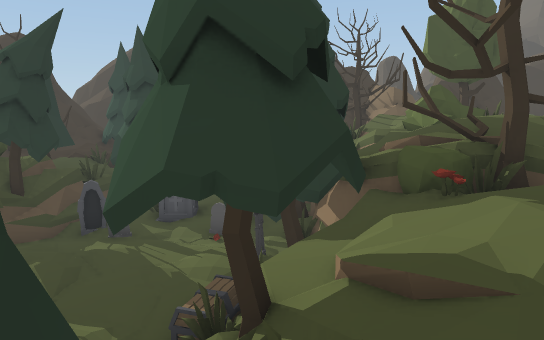
[1] (above)

24 first-person views from a walk through a scene from a Unity 3-D project. The camera is 1.4 m above the floor, tilts 8° down and sees 70° across. The floor is counted in squares, 1 m on a side. Each view is taken from the middle of a square. On the plan, view 1 faces up. The plan holds only what a view shows up to about 16 squares ahead; the rest is blank. The place goes on beyond the plan. The player character is not drawn.

[2]
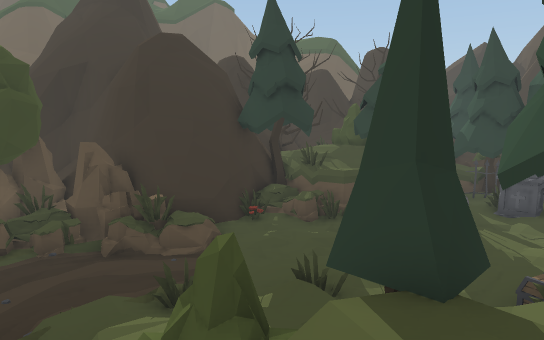

[3]
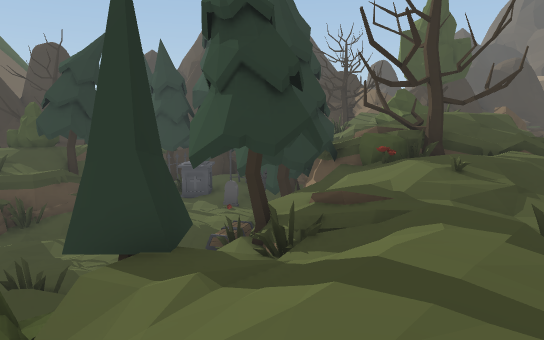

[4]
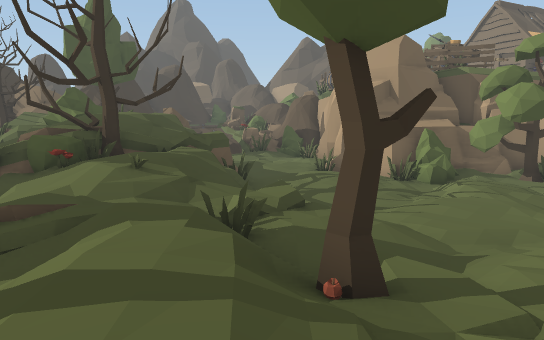

[5]
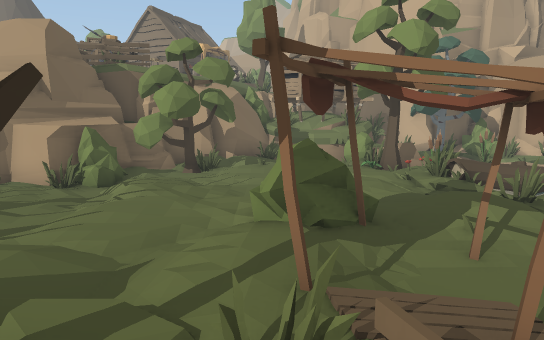

[6]
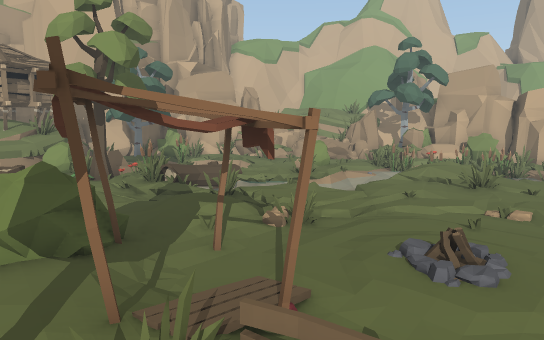

[7]
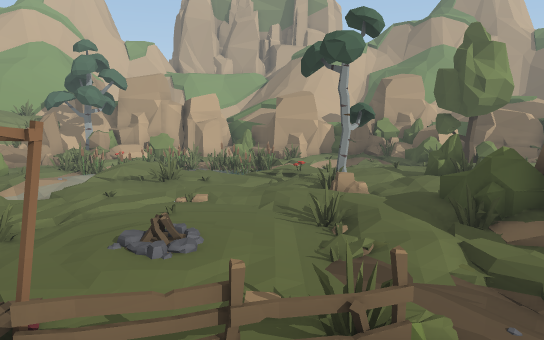

[8]
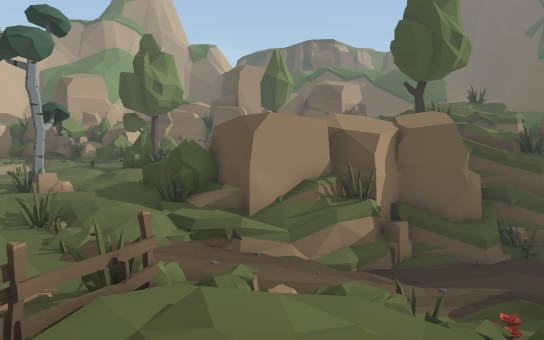

[9]
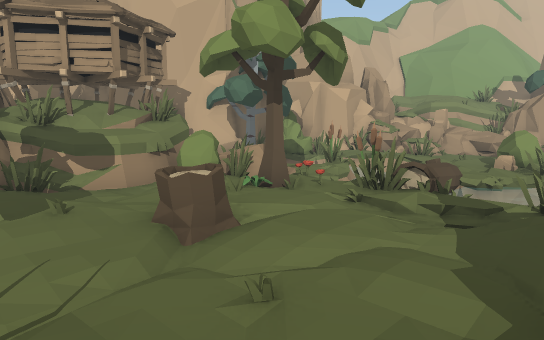

[10]
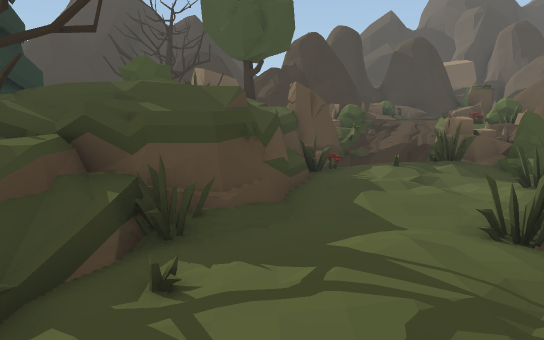

[11]
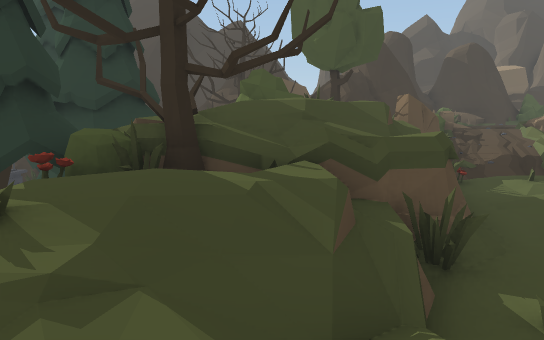

[12]
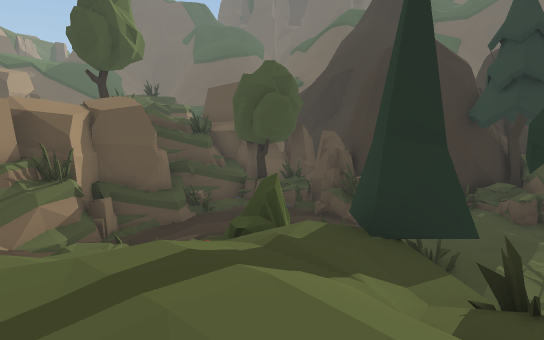

[13]
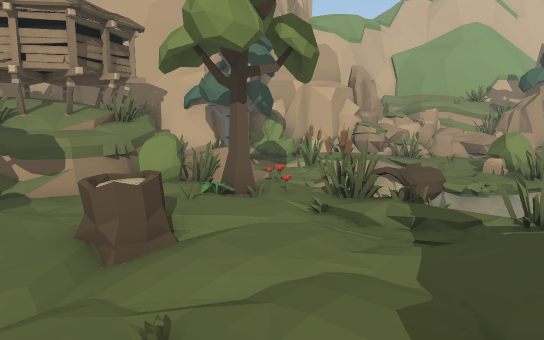

[14]
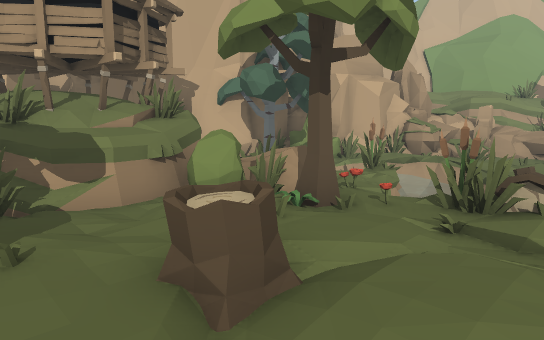

[15]
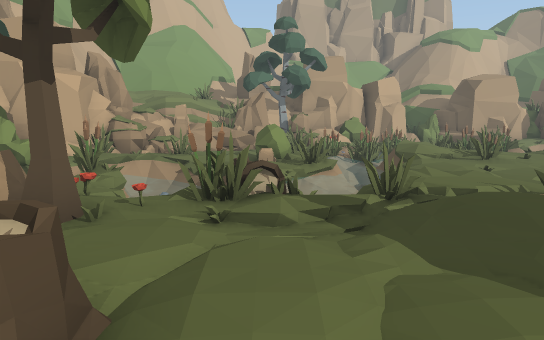

[16]
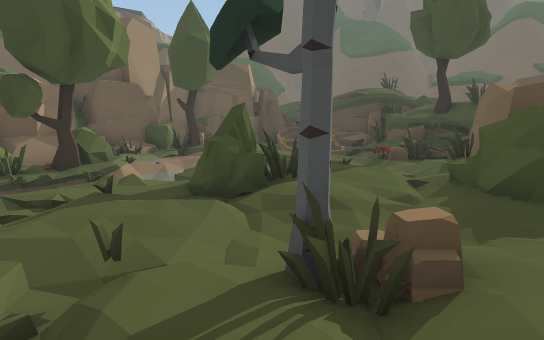

[17]
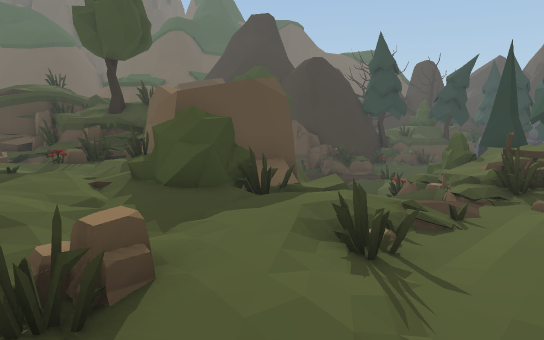

[18]
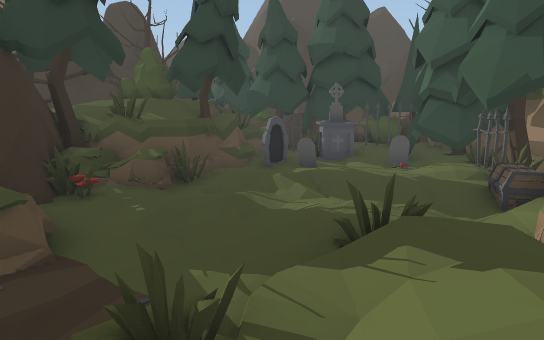

[19]
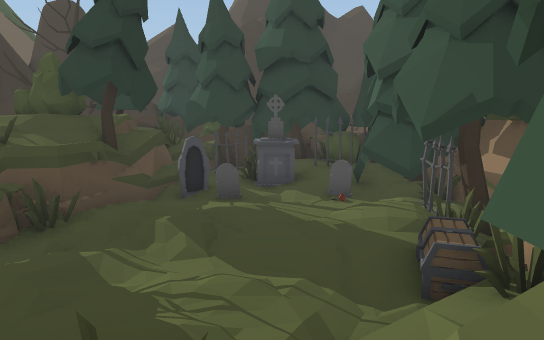

[20]
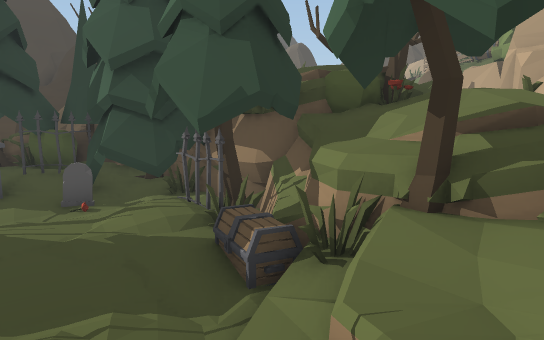

[21]
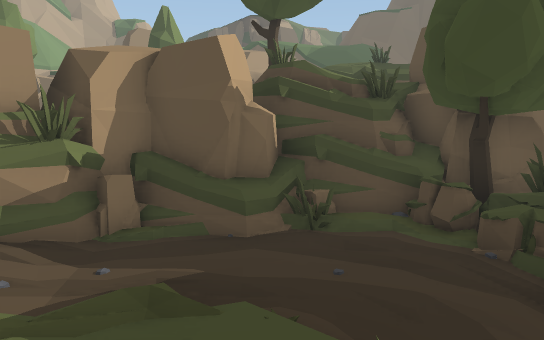

[22]
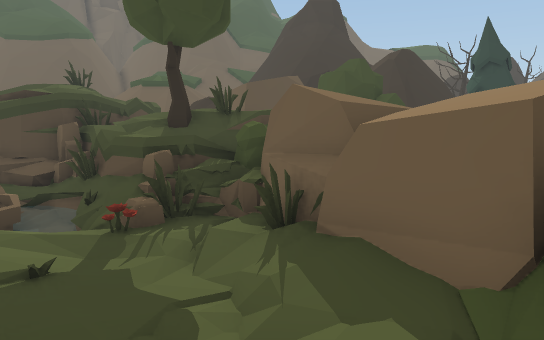

[23]
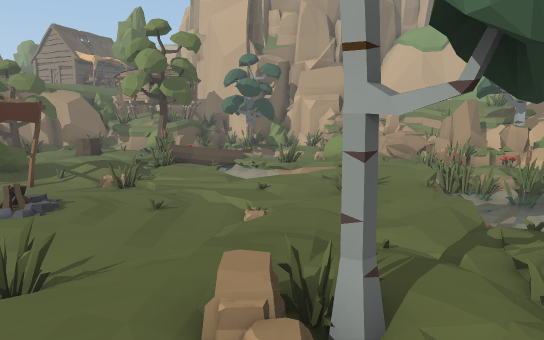

[24]
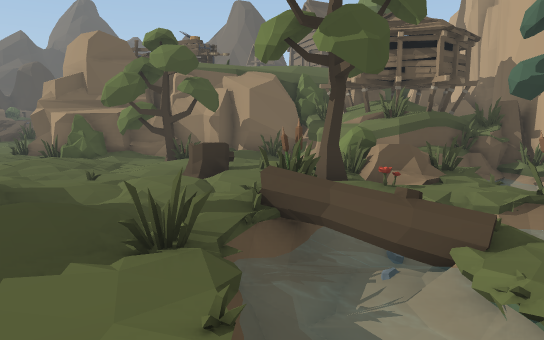

### Floor plan
Key: @ floor where view 1 was taken; # wall or solid block; . main floor; : floor 0.25 m higher than the main floor; - floor 0.25 m lower than the main floor; + floor 0.5 m higher than the main floor; _ floor 0.5 m lower than the main floor; * floor 0.75 m higher than the main floor; < floor 0.75 m lower than the main floor; % floor 1 m higher than the main floor; ( floor 1 m lower than the main floor; ! floor 1.25 m lower than the main floor; & floor 1.5 m higher than the main floor; ? floor 1.5 m lower than the main floor; $ floor 3.25 m higher than the main floor; / step, stairs or slope; = window, fence, low wall or low ledge; ~ water the walk can cross; ≈ water the walk keeps out of; ^ raised ledge; v drop or lower ground; O other object.
Columns run from 14 left of view 1 to 24 right of it. Each row starts with its distance up from view 1.
 17       ^^OO  O#^  #OOO #==
 16      #^O^#####^   OO      /%/OO
 15     O^^O^OOOOOO^ ##   =  //%/  #
 14       O^OOOOOOOO #&   =  +**%OO=
 13   OO  O O !OOOOOO#       ++//OO
 12    O OOOO OOOOOOO     OOO:+OO
 11   O OOOOO# O(OOOO #   #O...O+
 10  ##OOOOOO#O?OOOO  OO OOOO.O:#
  9    OOOOOO!((((/O  OOOOO..O.OO
  8    #OOOO((!/(OOOOOOOOOO....
  7    ##=<O//?!/OOOOOOOOOO...OO#O
  6     #OO!!???//OOOOOOOO/...###
  5     ##!!!?!!?OO.OO O O...O#   OO
  4     ##O!?/(!!OOO O  .O..O## ^#OOO
  3 #####OO??/O//<OO O  :....O###vOO
  2 OOOOOO???//<OOO/+  +.....=O^#^OOO
  1 OOOOO???O//<O///*O......//OO#v$
  0 O OO/???((/OO/@%*/...../...O vv/$
 -1  OOO/???//OO///*OO../..../..OO#///
 -2  OOOO????// ///+/.../........O##v//
 -3 OO  OOO???/O///: OO..OO.O./.O.O#OOO
 -4     OOOO//(///OOO////OO...OO...OOOOOO
 -5 OOO O O####<_/O..-/-....../O..OOOOOOO
 -6 OOOOOO##OOO=/--....OOO/../..OOOOOOOOO v
 -7 OOO OO##OOO.//O.....-/:///OOOOOOOOOO v#
 -8 OOO *OO#OOOO./O.....O/.O.OO/OO   OOO#O
 -9 =OOO:.//OOOO./O........O≈≈≈ /.   ≈OO
-10  ≈≈≈.O../:OO..O-.O.-../≈≈≈≈≈≈/  OOO#
-11 OOO .... :../../---../ ≈≈≈≈≈≈O  OO##
-12  O  /    :://O...O.../ ≈O..≈≈≈ ≈O##
-13 OO ≈:    O//.OO....../≈≈O...≈≈≈O###
-14          OO:.O/...OO//≈≈.O....O##
-15       //≈.O:..O.....:v≈≈OO.OOOO#
-16 O-≈≈≈≈≈  .......-≈/≈: ≈≈..... OO
-17 OO--.≈≈≈ ≈... ≈  ~~~≈OOO. O.OOO
-18  O   OOO≈         ~≈OOOOO    OO

Positions as (right, up) in squares from view 1, and headings:
1: (0, 0), facing up
2: (0, -2), facing up-left
3: (0, -3), facing up
4: (0, -3), facing up-right
5: (1, -3), facing right
6: (1, -2), facing down-right
7: (1, -1), facing down
8: (2, 0), facing down-left
9: (8, -1), facing down-right
10: (8, 1), facing up
11: (5, 1), facing up
12: (3, 0), facing left
13: (8, -2), facing down-right
14: (10, -2), facing down-right
15: (11, -2), facing down
16: (2, -13), facing left
17: (2, -13), facing up-left
18: (-5, -1), facing up
19: (-3, 1), facing up
20: (-4, 2), facing up-right
21: (-4, 2), facing down-left
22: (-4, -12), facing up-left
23: (-4, -12), facing right
24: (7, -12), facing up-right
